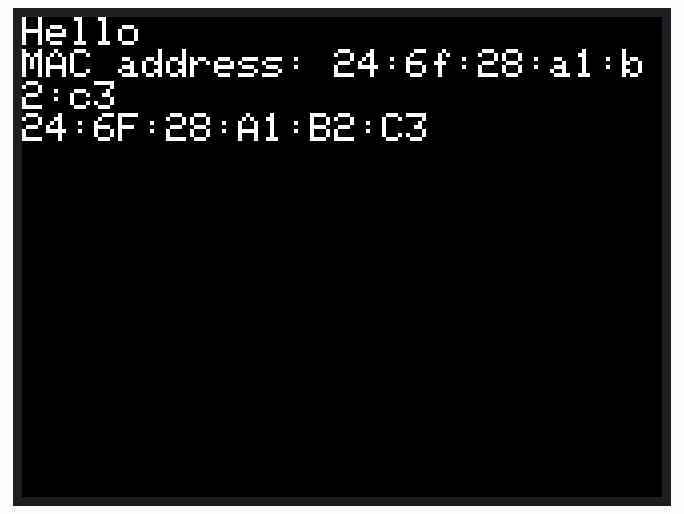
Recording of a sketch running on a simulated ESP32. Shown: 320×240 colour display.

Above: at 0.2 s.

The sketch:

esp_now.ino
```cpp
#include <M5Unified.h>
#include <WiFi.h>

void setup()
{
  M5.begin();

  WiFi.mode(WIFI_MODE_STA);

  M5.Lcd.setTextColor(TFT_WHITE, TFT_BLACK);
  M5.Lcd.setTextSize(2);
  M5.Lcd.setTextScroll(true);
  M5.Lcd.println("Hello");
  byte mac[6];
  WiFi.macAddress(mac);
  M5.Lcd.printf("MAC address: %02x:%02x:%02x:%02x:%02x:%02x\n", mac[0], mac[1], mac[2], mac[3], mac[4], mac[5]);
  M5.Lcd.println(WiFi.macAddress());
}

void loop(){

}
```
